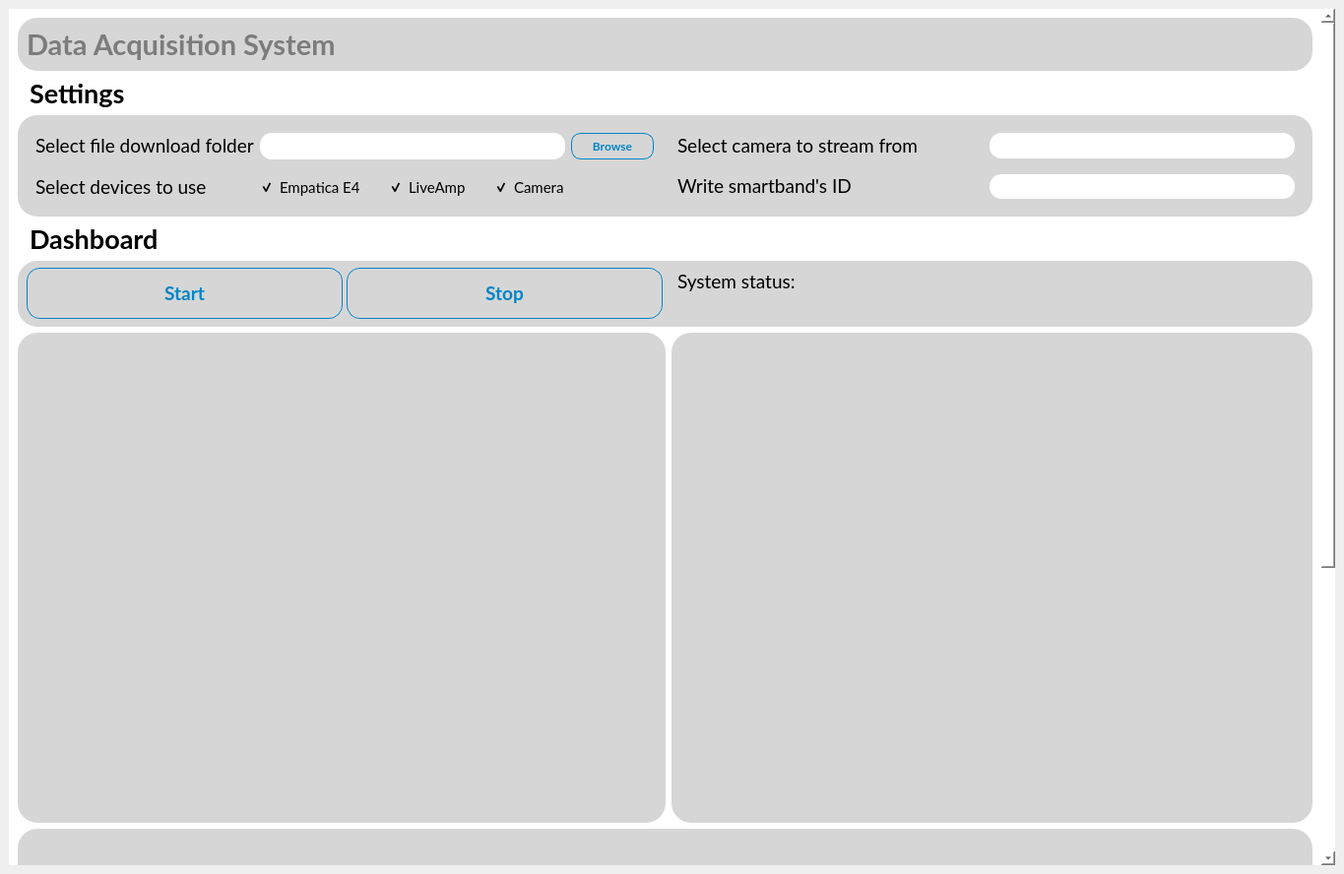
<?xml version="1.0" encoding="UTF-8"?>
<ui version="4.0">
 <class>MainWindow</class>
 <widget class="QMainWindow" name="MainWindow">
  <property name="geometry">
   <rect>
    <x>0</x>
    <y>0</y>
    <width>1365</width>
    <height>888</height>
   </rect>
  </property>
  <property name="windowTitle">
   <string>MainWindow</string>
  </property>
  <widget class="QWidget" name="centralwidget">
   <layout class="QVBoxLayout" name="verticalLayout">
    <item>
     <widget class="QScrollArea" name="scrollArea">
      <property name="autoFillBackground">
       <bool>false</bool>
      </property>
      <property name="styleSheet">
       <string notr="true">background-color: rgb(255,255,255)

</string>
      </property>
      <property name="frameShape">
       <enum>QFrame::NoFrame</enum>
      </property>
      <property name="frameShadow">
       <enum>QFrame::Plain</enum>
      </property>
      <property name="widgetResizable">
       <bool>true</bool>
      </property>
      <widget class="QWidget" name="scrollAreaWidgetContents">
       <property name="geometry">
        <rect>
         <x>0</x>
         <y>0</y>
         <width>1330</width>
         <height>1322</height>
        </rect>
       </property>
       <property name="styleSheet">
        <string notr="true"/>
       </property>
       <layout class="QGridLayout" name="gridLayout_3">
        <item row="4" column="0" colspan="2">
         <widget class="QFrame" name="frame">
          <property name="styleSheet">
           <string notr="true">background-color:rgba(214, 214, 214,100%);
border-radius: 20px;</string>
          </property>
          <property name="frameShape">
           <enum>QFrame::StyledPanel</enum>
          </property>
          <property name="frameShadow">
           <enum>QFrame::Raised</enum>
          </property>
          <layout class="QGridLayout" name="gridLayout_2">
           <property name="topMargin">
            <number>0</number>
           </property>
           <property name="rightMargin">
            <number>9</number>
           </property>
           <property name="bottomMargin">
            <number>0</number>
           </property>
           <item row="1" column="0">
            <layout class="QHBoxLayout" name="horizontalLayout_3">
             <property name="spacing">
              <number>4</number>
             </property>
             <item>
              <widget class="QPushButton" name="btn_activate">
               <property name="font">
                <font>
                 <family>Lato</family>
                 <pointsize>14</pointsize>
                 <weight>75</weight>
                 <bold>true</bold>
                </font>
               </property>
               <property name="styleSheet">
                <string notr="true">QPushButton, QPushButton:hover, QPushButton:pressed, QPushButton:disabled  {
	max-height: 40px;
	padding: 5px;
	border-radius: 14px;
}

QPushButton {
	background-color:rgba(0, 0, 0, 0%);
	border: 1px solid rgb(0, 133, 199);
	padding: 5px;
	color: rgb(0, 133, 199);
}

QPushButton:hover {
	background-color: rgb(0, 133, 199);
	border: none;
    max-width: 150px;
	padding: 5px;
	color: rgb(255,255,255);
}

QPushButton:pressed {
	background-color: rgb(0, 154, 231);
	border: none;
    max-width: 150px;
	padding: 5px;
	color: rgb(255,255,255);
}

QPushButton:disabled {
	background-color:rgba(0, 0, 0, 0%);
	border: 1px solid rgba(158, 158, 158, 0.6);
	max-width: 150px;
	padding: 5px;
	color: rgba(158, 158, 158, 0.6);
}</string>
               </property>
               <property name="text">
                <string>Start</string>
               </property>
               <property name="icon">
                <iconset>
                 <normaloff>Icons/play.svg</normaloff>Icons/play.svg</iconset>
               </property>
              </widget>
             </item>
             <item>
              <widget class="QPushButton" name="btn_deactivate">
               <property name="font">
                <font>
                 <family>Lato</family>
                 <pointsize>14</pointsize>
                 <weight>75</weight>
                 <bold>true</bold>
                </font>
               </property>
               <property name="styleSheet">
                <string notr="true">QPushButton, QPushButton:hover, QPushButton:pressed, QPushButton:disabled  {
	max-height: 40px;
	padding: 5px;
	border-radius: 14px;
}

QPushButton {
	background-color:rgba(0, 0, 0, 0%);
	border: 1px solid rgb(0, 133, 199);
	color: rgb(0, 133, 199);
}

QPushButton:hover {
	background-color: rgb(0, 133, 199);
	border: none;
	color: rgb(255,255,255);
}

QPushButton:pressed {
	background-color: rgb(0, 154, 231);
	border: none;
	color: rgb(255,255,255);
}

QPushButton:disabled {
	background-color:rgba(0, 0, 0, 0%);
	border: 1px solid rgba(158, 158, 158, 0.6);
	color: rgba(158, 158, 158, 0.6);
}</string>
               </property>
               <property name="text">
                <string>Stop</string>
               </property>
               <property name="icon">
                <iconset>
                 <normaloff>Icons/stop.svg</normaloff>Icons/stop.svg</iconset>
               </property>
              </widget>
             </item>
            </layout>
           </item>
           <item row="1" column="1">
            <widget class="QFrame" name="status_frame">
             <property name="styleSheet">
              <string notr="true">background-color:rgba(0, 0, 0, 0%);</string>
             </property>
             <layout class="QVBoxLayout" name="verticalLayout_3">
              <item alignment="Qt::AlignTop">
               <widget class="QLabel" name="label_5">
                <property name="font">
                 <font>
                  <family>Lato</family>
                  <pointsize>14</pointsize>
                 </font>
                </property>
                <property name="text">
                 <string>System status:</string>
                </property>
               </widget>
              </item>
              <item>
               <widget class="QLabel" name="state">
                <property name="font">
                 <font>
                  <family>Lato</family>
                  <pointsize>12</pointsize>
                 </font>
                </property>
                <property name="text">
                 <string/>
                </property>
               </widget>
              </item>
             </layout>
            </widget>
           </item>
          </layout>
         </widget>
        </item>
        <item row="2" column="0" colspan="2">
         <widget class="QFrame" name="mid_level_frame">
          <property name="styleSheet">
           <string notr="true">background-color:rgba(214, 214, 214,100%);
border-radius: 20px;</string>
          </property>
          <layout class="QGridLayout" name="gridLayout_5">
           <item row="2" column="0">
            <widget class="QFrame" name="commands_frame">
             <property name="styleSheet">
              <string notr="true">background-color:rgba(0, 0, 0, 0%);</string>
             </property>
             <layout class="QGridLayout" name="gridLayout_4">
              <property name="verticalSpacing">
               <number>16</number>
              </property>
              <item row="0" column="2">
               <widget class="QPushButton" name="btn_files">
                <property name="font">
                 <font>
                  <family>Lato</family>
                  <pointsize>9</pointsize>
                  <weight>75</weight>
                  <bold>true</bold>
                 </font>
                </property>
                <property name="styleSheet">
                 <string notr="true">QPushButton, QPushButton:hover, QPushButton:pressed, QPushButton:disabled  {
	max-width: 80px;
	padding: 5px;
	border-radius: 10px;
}

QPushButton {
	background-color:rgba(0, 0, 0, 0%);
	border: 1px solid rgb(0, 133, 199);
	color: rgb(0, 133, 199);
}

QPushButton:hover {
	background-color: rgb(0, 133, 199);
	border: none;
	color: rgb(255, 255, 255);
}

QPushButton:pressed {
	background-color: rgb(0, 154, 231);
	border: none;
	color: rgb(255, 255, 255);
}

QPushButton:disabled {
	background-color:rgba(0, 0, 0, 0%);
	border: 1px solid rgba(158, 158, 158, 0.6);
	color: rgba(158, 158, 158, 0.6);
}</string>
                </property>
                <property name="text">
                 <string>Browse</string>
                </property>
                <property name="icon">
                 <iconset>
                  <normaloff>Icons/folder.svg</normaloff>Icons/folder.svg</iconset>
                </property>
               </widget>
              </item>
              <item row="1" column="1">
               <layout class="QHBoxLayout" name="horizontalLayout">
                <property name="spacing">
                 <number>28</number>
                </property>
                <item>
                 <widget class="QCheckBox" name="empatica_checkBox">
                  <property name="font">
                   <font>
                    <family>Lato</family>
                    <pointsize>11</pointsize>
                   </font>
                  </property>
                  <property name="layoutDirection">
                   <enum>Qt::LeftToRight</enum>
                  </property>
                  <property name="autoFillBackground">
                   <bool>false</bool>
                  </property>
                  <property name="styleSheet">
                   <string notr="true">max-height: 50px;</string>
                  </property>
                  <property name="text">
                   <string>Empatica E4</string>
                  </property>
                  <property name="iconSize">
                   <size>
                    <width>26</width>
                    <height>16</height>
                   </size>
                  </property>
                  <property name="checked">
                   <bool>true</bool>
                  </property>
                  <property name="tristate">
                   <bool>false</bool>
                  </property>
                 </widget>
                </item>
                <item>
                 <widget class="QCheckBox" name="liveamp_checkBox">
                  <property name="font">
                   <font>
                    <family>Lato</family>
                    <pointsize>11</pointsize>
                   </font>
                  </property>
                  <property name="text">
                   <string>LiveAmp</string>
                  </property>
                  <property name="checked">
                   <bool>true</bool>
                  </property>
                 </widget>
                </item>
                <item>
                 <widget class="QCheckBox" name="camera_checkBox">
                  <property name="font">
                   <font>
                    <family>Lato</family>
                    <pointsize>11</pointsize>
                   </font>
                  </property>
                  <property name="text">
                   <string>Camera</string>
                  </property>
                  <property name="checked">
                   <bool>true</bool>
                  </property>
                 </widget>
                </item>
               </layout>
              </item>
              <item row="0" column="1">
               <widget class="QLineEdit" name="files_lineEdit">
                <property name="sizePolicy">
                 <sizepolicy hsizetype="Minimum" vsizetype="Fixed">
                  <horstretch>0</horstretch>
                  <verstretch>0</verstretch>
                 </sizepolicy>
                </property>
                <property name="font">
                 <font>
                  <family>Lato</family>
                  <pointsize>11</pointsize>
                 </font>
                </property>
                <property name="autoFillBackground">
                 <bool>false</bool>
                </property>
                <property name="styleSheet">
                 <string notr="true">QLineEdit, QLineEdit:disabled {
border: none;
max-height: 50px;
border-radius:12px;
background-color:rgba(255, 255, 255,100%);
color: rgb(124, 124, 124);
}


</string>
                </property>
                <property name="clearButtonEnabled">
                 <bool>false</bool>
                </property>
               </widget>
              </item>
              <item row="1" column="0">
               <widget class="QLabel" name="label_4">
                <property name="font">
                 <font>
                  <family>Lato</family>
                  <pointsize>14</pointsize>
                 </font>
                </property>
                <property name="text">
                 <string>&lt;html&gt;&lt;head/&gt;&lt;body&gt;&lt;p&gt;Select devices to use&lt;/p&gt;&lt;/body&gt;&lt;/html&gt;</string>
                </property>
               </widget>
              </item>
              <item row="0" column="0">
               <widget class="QLabel" name="label_3">
                <property name="font">
                 <font>
                  <family>Lato</family>
                  <pointsize>14</pointsize>
                 </font>
                </property>
                <property name="text">
                 <string>&lt;html&gt;&lt;head/&gt;&lt;body&gt;&lt;p&gt;Select file download folder&lt;/p&gt;&lt;/body&gt;&lt;/html&gt;</string>
                </property>
               </widget>
              </item>
             </layout>
            </widget>
           </item>
           <item row="2" column="1">
            <widget class="QFrame" name="commands_frame_2">
             <property name="styleSheet">
              <string notr="true">background-color:rgba(0, 0, 0, 0%);</string>
             </property>
             <layout class="QGridLayout" name="gridLayout_6">
              <property name="verticalSpacing">
               <number>16</number>
              </property>
              <item row="1" column="0">
               <widget class="QLabel" name="label_6">
                <property name="font">
                 <font>
                  <family>Lato</family>
                  <pointsize>14</pointsize>
                 </font>
                </property>
                <property name="text">
                 <string>&lt;html&gt;&lt;head/&gt;&lt;body&gt;&lt;p&gt;Write smartband's ID&lt;/p&gt;&lt;/body&gt;&lt;/html&gt;</string>
                </property>
               </widget>
              </item>
              <item row="0" column="0">
               <widget class="QLabel" name="label_9">
                <property name="font">
                 <font>
                  <family>Lato</family>
                  <pointsize>14</pointsize>
                 </font>
                </property>
                <property name="text">
                 <string>&lt;html&gt;&lt;head/&gt;&lt;body&gt;&lt;p&gt;Select camera to stream from&lt;/p&gt;&lt;/body&gt;&lt;/html&gt;</string>
                </property>
               </widget>
              </item>
              <item row="1" column="1">
               <widget class="QLineEdit" name="idE4_lineEdit">
                <property name="sizePolicy">
                 <sizepolicy hsizetype="Minimum" vsizetype="Fixed">
                  <horstretch>0</horstretch>
                  <verstretch>0</verstretch>
                 </sizepolicy>
                </property>
                <property name="font">
                 <font>
                  <family>Lato</family>
                  <pointsize>11</pointsize>
                 </font>
                </property>
                <property name="autoFillBackground">
                 <bool>false</bool>
                </property>
                <property name="styleSheet">
                 <string notr="true">QLineEdit {
border: none;
max-height: 50px;
border-radius:12px;
background-color:rgba(255, 255, 255,100%);
color: rgb(124, 124, 124);
}



</string>
                </property>
                <property name="clearButtonEnabled">
                 <bool>false</bool>
                </property>
               </widget>
              </item>
              <item row="0" column="1">
               <widget class="QLineEdit" name="camera_lineEdit">
                <property name="sizePolicy">
                 <sizepolicy hsizetype="Minimum" vsizetype="Fixed">
                  <horstretch>0</horstretch>
                  <verstretch>0</verstretch>
                 </sizepolicy>
                </property>
                <property name="font">
                 <font>
                  <family>Lato</family>
                  <pointsize>11</pointsize>
                 </font>
                </property>
                <property name="autoFillBackground">
                 <bool>false</bool>
                </property>
                <property name="styleSheet">
                 <string notr="true">QLineEdit {
border: none;
max-height: 50px;
border-radius:12px;
background-color:rgba(255, 255, 255,100%);
color: rgb(124, 124, 124);
}



</string>
                </property>
                <property name="clearButtonEnabled">
                 <bool>false</bool>
                </property>
               </widget>
              </item>
             </layout>
            </widget>
           </item>
          </layout>
         </widget>
        </item>
        <item row="3" column="0">
         <widget class="QLabel" name="label_8">
          <property name="font">
           <font>
            <family>Lato</family>
            <pointsize>20</pointsize>
            <weight>75</weight>
            <bold>true</bold>
           </font>
          </property>
          <property name="styleSheet">
           <string notr="true">padding-left: 5px;</string>
          </property>
          <property name="text">
           <string>Dashboard</string>
          </property>
         </widget>
        </item>
        <item row="1" column="0">
         <widget class="QLabel" name="label_7">
          <property name="font">
           <font>
            <family>Lato</family>
            <pointsize>20</pointsize>
            <weight>75</weight>
            <bold>true</bold>
            <strikeout>false</strikeout>
           </font>
          </property>
          <property name="styleSheet">
           <string notr="true">padding-left: 5px;</string>
          </property>
          <property name="text">
           <string>Settings</string>
          </property>
         </widget>
        </item>
        <item row="5" column="0" colspan="2">
         <layout class="QHBoxLayout" name="horizontalLayout_4" stretch="1,1">
          <item>
           <widget class="QWidget" name="widget" native="true">
            <property name="styleSheet">
             <string notr="true">background-color: rgba(214,214,214,100%);
border-radius: 20px;
</string>
            </property>
            <layout class="QGridLayout" name="gridLayout">
             <item row="0" column="0">
              <widget class="QLabel" name="video">
               <property name="minimumSize">
                <size>
                 <width>640</width>
                 <height>480</height>
                </size>
               </property>
               <property name="styleSheet">
                <string notr="true">background-color: rgba(0,0,0,0%);</string>
               </property>
               <property name="text">
                <string>&lt;html&gt;&lt;head/&gt;&lt;body&gt;&lt;p align=&quot;center&quot;&gt;&lt;br/&gt;&lt;/p&gt;&lt;/body&gt;&lt;/html&gt;</string>
               </property>
               <property name="alignment">
                <set>Qt::AlignCenter</set>
               </property>
              </widget>
             </item>
            </layout>
           </widget>
          </item>
          <item>
           <widget class="QWidget" name="widget_2" native="true">
            <property name="styleSheet">
             <string notr="true">background-color: rgba(214,214,214,100%);
border-radius: 20px;
</string>
            </property>
            <layout class="QGridLayout" name="gridLayout_8">
             <item row="0" column="0">
              <layout class="QGridLayout" name="empatica_graph"/>
             </item>
            </layout>
           </widget>
          </item>
         </layout>
        </item>
        <item row="8" column="0" colspan="2">
         <widget class="QWidget" name="eeg_widget" native="true">
          <property name="minimumSize">
           <size>
            <width>0</width>
            <height>480</height>
           </size>
          </property>
          <property name="styleSheet">
           <string notr="true">background-color: rgba(214,214,214,100%);
border-radius: 20px;</string>
          </property>
          <layout class="QGridLayout" name="gridLayout_7">
           <item row="0" column="0">
            <layout class="QGridLayout" name="eeg_graph"/>
           </item>
          </layout>
         </widget>
        </item>
        <item row="0" column="0" colspan="2">
         <widget class="QFrame" name="top_frame">
          <property name="styleSheet">
           <string notr="true">background-color:rgba(214, 214, 214,100%);
border-radius: 20px;
</string>
          </property>
          <property name="frameShape">
           <enum>QFrame::StyledPanel</enum>
          </property>
          <property name="frameShadow">
           <enum>QFrame::Raised</enum>
          </property>
          <layout class="QVBoxLayout" name="verticalLayout_4">
           <item>
            <widget class="QLabel" name="label_2">
             <property name="font">
              <font>
               <family>Lato</family>
               <pointsize>22</pointsize>
              </font>
             </property>
             <property name="styleSheet">
              <string notr="true">background-color:rgba(0, 0, 0, 0%);

</string>
             </property>
             <property name="text">
              <string>&lt;html&gt;&lt;head/&gt;&lt;body&gt;&lt;p&gt;&lt;span style=&quot; font-weight:600; color:#7c7c7c;&quot;&gt;Data Acquisition System&lt;/span&gt;&lt;/p&gt;&lt;/body&gt;&lt;/html&gt;</string>
             </property>
            </widget>
           </item>
          </layout>
         </widget>
        </item>
       </layout>
      </widget>
     </widget>
    </item>
   </layout>
  </widget>
 </widget>
 <resources/>
 <connections/>
</ui>
